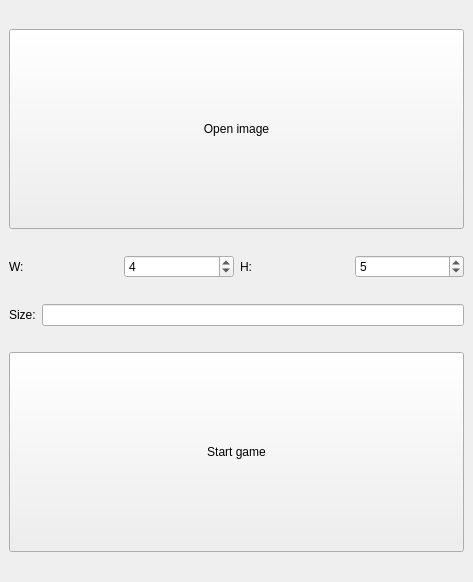
<?xml version="1.0" encoding="UTF-8"?>
<ui version="4.0">
 <class>MainWindow</class>
 <widget class="QMainWindow" name="MainWindow">
  <property name="geometry">
   <rect>
    <x>0</x>
    <y>0</y>
    <width>473</width>
    <height>582</height>
   </rect>
  </property>
  <property name="windowTitle">
   <string>Solve Image</string>
  </property>
  <widget class="QWidget" name="centralwidget">
   <layout class="QVBoxLayout" name="verticalLayout">
    <item>
     <widget class="QPushButton" name="OpenImageButton">
      <property name="minimumSize">
       <size>
        <width>0</width>
        <height>200</height>
       </size>
      </property>
      <property name="text">
       <string>Open image</string>
      </property>
      <property name="iconSize">
       <size>
        <width>40</width>
        <height>40</height>
       </size>
      </property>
     </widget>
    </item>
    <item>
     <layout class="QHBoxLayout" name="horizontalLayout">
      <item>
       <widget class="QLabel" name="label_w">
        <property name="text">
         <string>W:</string>
        </property>
       </widget>
      </item>
      <item>
       <widget class="QSpinBox" name="spinBox_w">
        <property name="value">
         <number>4</number>
        </property>
       </widget>
      </item>
      <item>
       <widget class="QLabel" name="label_h">
        <property name="text">
         <string>H:</string>
        </property>
       </widget>
      </item>
      <item>
       <widget class="QSpinBox" name="spinBox_h">
        <property name="value">
         <number>5</number>
        </property>
       </widget>
      </item>
     </layout>
    </item>
    <item>
     <layout class="QHBoxLayout" name="horizontalLayout_2">
      <item>
       <widget class="QLabel" name="label_size">
        <property name="text">
         <string>Size:</string>
        </property>
       </widget>
      </item>
      <item>
       <widget class="QLineEdit" name="newSize"/>
      </item>
     </layout>
    </item>
    <item>
     <widget class="QPushButton" name="StartGameButton">
      <property name="minimumSize">
       <size>
        <width>0</width>
        <height>200</height>
       </size>
      </property>
      <property name="text">
       <string>Start game</string>
      </property>
     </widget>
    </item>
   </layout>
  </widget>
 </widget>
 <resources/>
 <connections/>
</ui>
